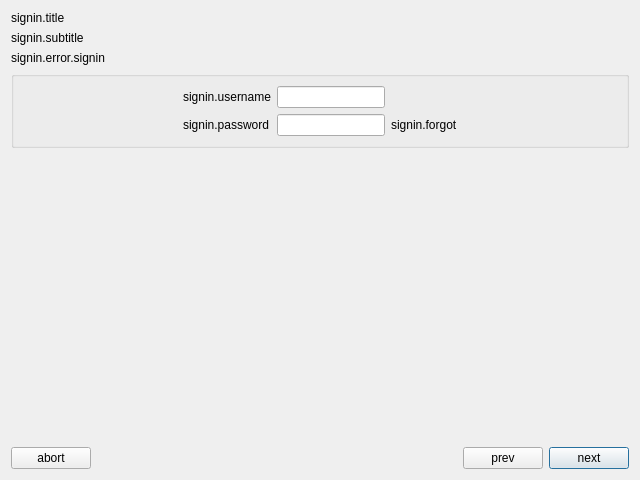
<?xml version="1.0" encoding="UTF-8"?>
<ui version="4.0">
 <class>signInPage</class>
 <widget class="SignInPage" name="signInPage">
  <property name="geometry">
   <rect>
    <x>0</x>
    <y>0</y>
    <width>640</width>
    <height>480</height>
   </rect>
  </property>
  <layout class="QVBoxLayout" name="verticalLayout">
   <item>
    <layout class="QHBoxLayout" name="horizontalLayout">
     <item>
      <widget class="QLabel" name="title">
       <property name="text">
        <string>signin.title</string>
       </property>
      </widget>
     </item>
    </layout>
   </item>
   <item>
    <widget class="QLabel" name="label">
     <property name="text">
      <string>signin.subtitle</string>
     </property>
    </widget>
   </item>
   <item>
    <widget class="QLabel" name="error">
     <property name="text">
      <string>signin.error.signin</string>
     </property>
     <property name="openExternalLinks">
      <bool>true</bool>
     </property>
     <property name="class" stdset="0">
      <string>error QLabel</string>
     </property>
    </widget>
   </item>
   <item>
    <widget class="QGroupBox" name="groupBox">
     <property name="title">
      <string/>
     </property>
     <layout class="QHBoxLayout" name="horizontalLayout_3">
      <item>
       <spacer name="horizontalSpacer_2">
        <property name="orientation">
         <enum>Qt::Horizontal</enum>
        </property>
        <property name="sizeHint" stdset="0">
         <size>
          <width>40</width>
          <height>20</height>
         </size>
        </property>
       </spacer>
      </item>
      <item>
       <layout class="QGridLayout" name="gridLayout">
        <item row="0" column="0">
         <widget class="QLabel" name="label_3">
          <property name="text">
           <string>signin.username</string>
          </property>
          <property name="class" stdset="0">
           <string>bold QLabel</string>
          </property>
         </widget>
        </item>
        <item row="1" column="0">
         <widget class="QLabel" name="label_2">
          <property name="text">
           <string>signin.password</string>
          </property>
          <property name="class" stdset="0">
           <string>bold QLabel</string>
          </property>
         </widget>
        </item>
        <item row="0" column="1">
         <widget class="QLineEdit" name="username"/>
        </item>
        <item row="1" column="1">
         <widget class="QLineEdit" name="password">
          <property name="echoMode">
           <enum>QLineEdit::PasswordEchoOnEdit</enum>
          </property>
         </widget>
        </item>
        <item row="1" column="2">
         <widget class="QLabel" name="forgot">
          <property name="text">
           <string>signin.forgot</string>
          </property>
          <property name="openExternalLinks">
           <bool>true</bool>
          </property>
          <property name="class" stdset="0">
           <string>singleline QLabel</string>
          </property>
         </widget>
        </item>
       </layout>
      </item>
      <item>
       <spacer name="horizontalSpacer_3">
        <property name="orientation">
         <enum>Qt::Horizontal</enum>
        </property>
        <property name="sizeHint" stdset="0">
         <size>
          <width>40</width>
          <height>20</height>
         </size>
        </property>
       </spacer>
      </item>
     </layout>
    </widget>
   </item>
   <item>
    <spacer name="verticalSpacer">
     <property name="orientation">
      <enum>Qt::Vertical</enum>
     </property>
     <property name="sizeHint" stdset="0">
      <size>
       <width>20</width>
       <height>40</height>
      </size>
     </property>
    </spacer>
   </item>
   <item>
    <layout class="QHBoxLayout" name="horizontalLayout_2">
     <item>
      <widget class="QPushButton" name="abort">
       <property name="text">
        <string>abort</string>
       </property>
      </widget>
     </item>
     <item>
      <spacer name="horizontalSpacer">
       <property name="orientation">
        <enum>Qt::Horizontal</enum>
       </property>
       <property name="sizeHint" stdset="0">
        <size>
         <width>40</width>
         <height>20</height>
        </size>
       </property>
      </spacer>
     </item>
     <item>
      <widget class="QPushButton" name="prev">
       <property name="text">
        <string>prev</string>
       </property>
      </widget>
     </item>
     <item>
      <widget class="QPushButton" name="next">
       <property name="text">
        <string>next</string>
       </property>
       <property name="autoDefault">
        <bool>true</bool>
       </property>
       <property name="default">
        <bool>true</bool>
       </property>
      </widget>
     </item>
    </layout>
   </item>
  </layout>
 </widget>
 <customwidgets>
  <customwidget>
   <class>SignInPage</class>
   <extends>QWidget</extends>
   <header>signinpage.h</header>
   <container>1</container>
  </customwidget>
 </customwidgets>
 <resources/>
 <connections>
  <connection>
   <sender>prev</sender>
   <signal>clicked()</signal>
   <receiver>signInPage</receiver>
   <slot>prevPage()</slot>
   <hints>
    <hint type="sourcelabel">
     <x>511</x>
     <y>458</y>
    </hint>
    <hint type="destinationlabel">
     <x>319</x>
     <y>239</y>
    </hint>
   </hints>
  </connection>
  <connection>
   <sender>next</sender>
   <signal>clicked()</signal>
   <receiver>signInPage</receiver>
   <slot>nextPage()</slot>
   <hints>
    <hint type="sourcelabel">
     <x>592</x>
     <y>458</y>
    </hint>
    <hint type="destinationlabel">
     <x>319</x>
     <y>239</y>
    </hint>
   </hints>
  </connection>
  <connection>
   <sender>abort</sender>
   <signal>clicked()</signal>
   <receiver>signInPage</receiver>
   <slot>gotoMainPage()</slot>
   <hints>
    <hint type="sourcelabel">
     <x>47</x>
     <y>458</y>
    </hint>
    <hint type="destinationlabel">
     <x>319</x>
     <y>239</y>
    </hint>
   </hints>
  </connection>
 </connections>
</ui>
